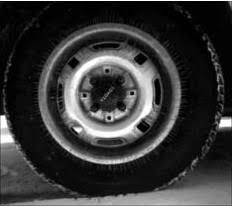
%> input picture Week_4/Uni/Asset/tire.jpg, 232 x 206 px
$ octave EnhanceImg.m   (GNU Octave 9; MATLAB toolbox functions it lacks are replaced by stand-ins)
%> lines starting %> are read from the running program, lines starting %| are printed output that depends on the picture
%% About the image enhancement

% To enhance image we learned about
% 1. imadjust
% 2. histeq
% 3. adapthisteq

% histeq:   performs histogram equalisation. It enhances the contrast of images by transforming the values in an intensity
            % image so that the histogram of the output image approximately matches a specified histogram (uniform distribution by default).

% adapthisteq:  performs contrast-limited adaptive histogram equalisation. Unlike histeq, it operates on small data regions (tiles) rather
                % than the entire image. Each tile's contrast is enhanced so that the histogram of each output region approximately matches the specified
                % histogram (uniform distribution by default). The contrast enhancement can be limited in order to avoid amplifying the noise which might
                % be present in the image.

%% Prijecr path
PATH = "E:\Matlab\Week_4\Uni\3_Image_Enhancement";
cd(PATH)

%% Rwad image
t = imread("E:\Matlab\Week_4\Uni\Asset\tire.jpg");
%> t is the input picture: size 206x232x3 uint8; min 0, max 255, mean 54.7
tire = rgb2gray(t);

figure;
imshow(tire);
title("Grayscale image")

tire_imadjust = imadjust(tire);
tire_histeq = histeq(tire);
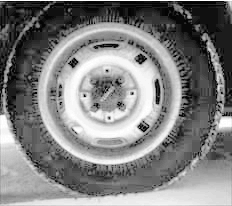
%> tire_histeq: size 206x232 uint8; min 4, max 255, mean 127.3
tire_adapthisteq = adapthisteq(tire);
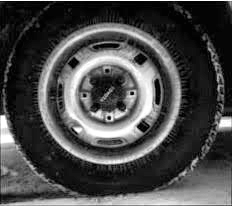
%> tire_adapthisteq: size 206x232 uint8; min 0, max 255, mean 73.5


figure;
imshow(tire_imadjust);
title("Enhanced image using imadjust");

figure;
imshow(tire_histeq);
title("Enhanced image using histeq");

figure;
imshow(tire_adapthisteq);
title("Enhanced image using adapthisteq");

figure;
montage({tire,tire_imadjust,tire_histeq,tire_adapthisteq},'Size',[1 4])
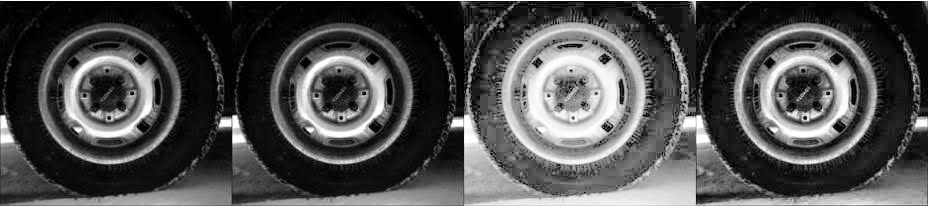
%> displayed picture: size 206x928, on the screen's scale of 0 to 255; min 0, max 255, mean 77.7
title("Original Image and Enhanced Images using imadjust, histeq, and adapthisteq")

$ run again, with Week_4/Uni/Asset/cardark.jpg copied over Week_4/Uni/Asset/tire.jpg
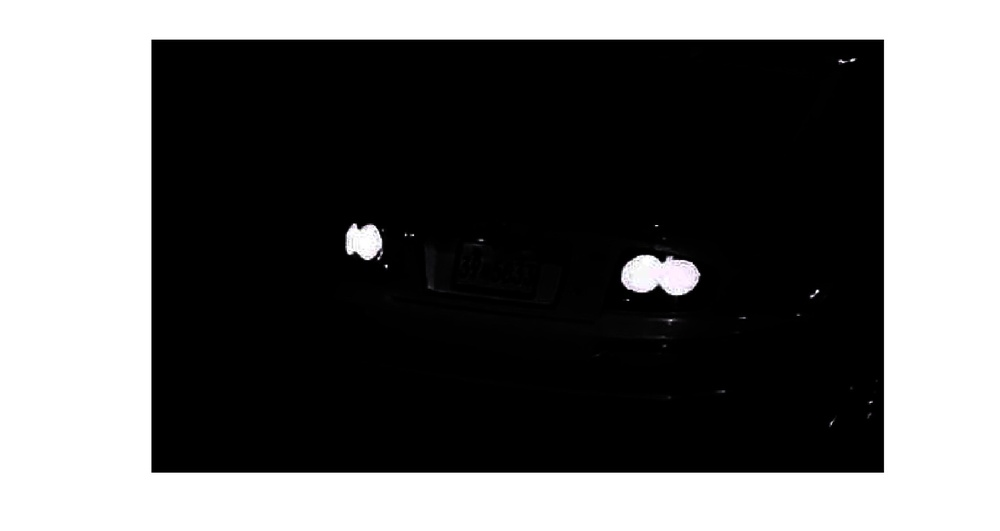
%> input picture Week_4/Uni/Asset/cardark.jpg, 1000 x 531 px, shrunk from 1920 x 1019 before the run
%> t is the input picture: size 531x1000x3 uint8; mean R, G, B 104.4, 104.4, 104.5
%> `tire_histeq = histeq(tire);`:
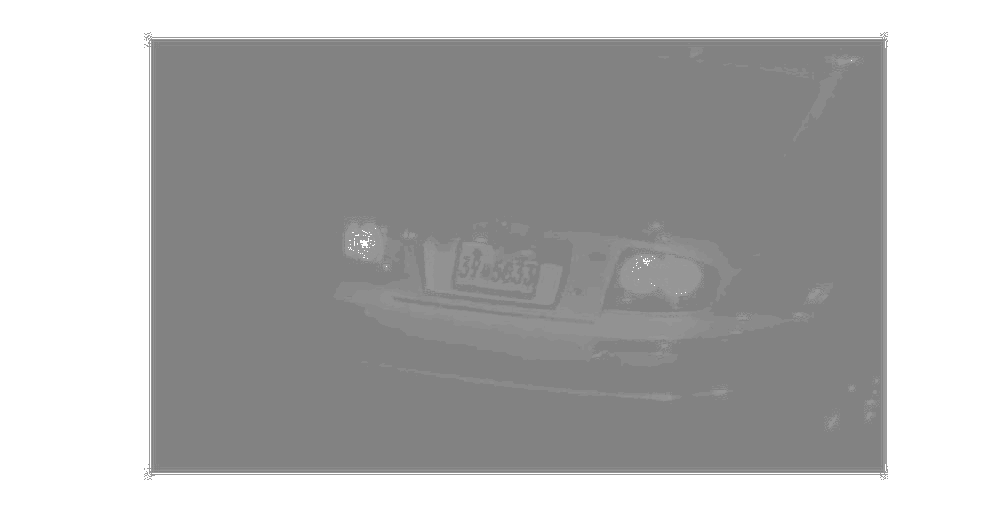
%> tire_histeq: size 531x1000 uint8; min 130, max 255, mean 180.6
%> `montage({tire,tire_imadjust,tire_histeq,tire_adapthisteq},'Size',[1 4])`:
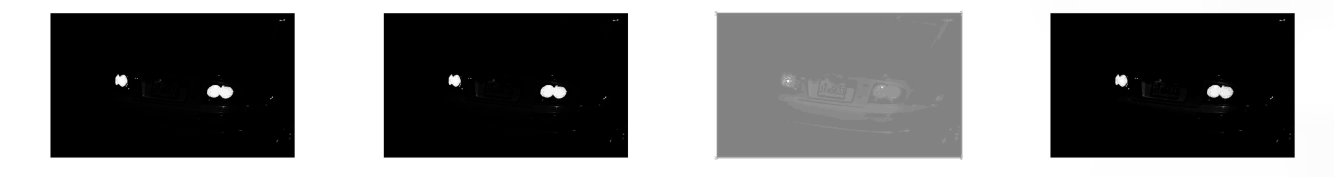
%> displayed picture: size 531x4000, on the screen's scale of 0 to 255 (shown at 1/3 size); min 0, max 255, mean 123.4

$ run again, with Week_4/Uni/Asset/test.jpg copied over Week_4/Uni/Asset/tire.jpg
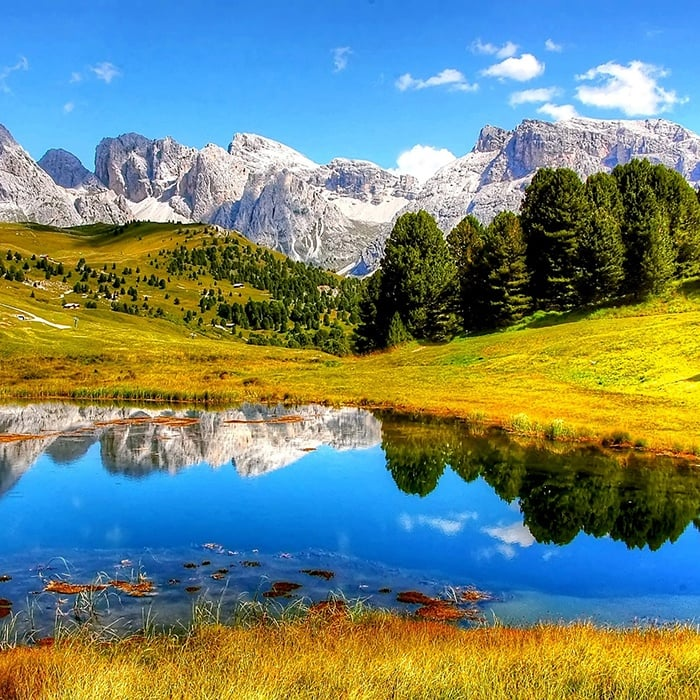
%> input picture Week_4/Uni/Asset/test.jpg, 700 x 700 px
%> t is the input picture: size 700x700x3 uint8; mean R, G, B 113.5, 134.9, 122.5
%> `tire_adapthisteq = adapthisteq(tire);`:
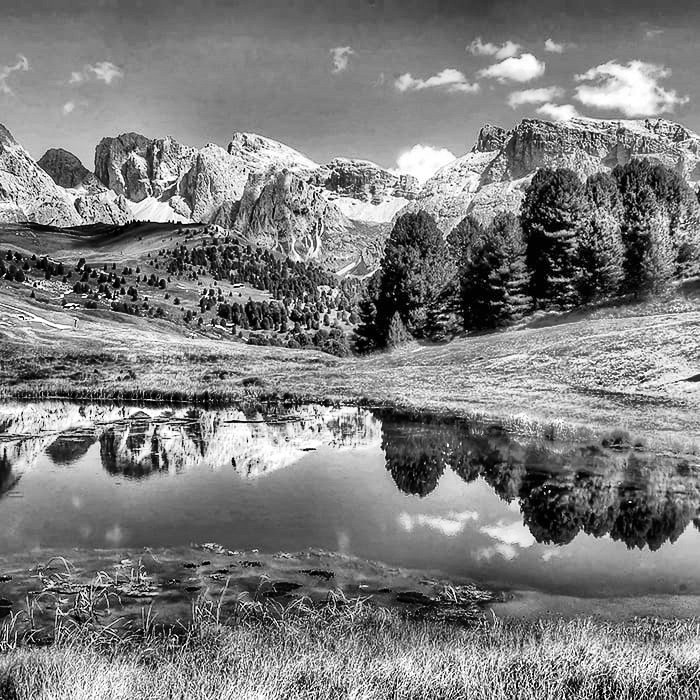
%> tire_adapthisteq: size 700x700 uint8; min 0, max 255, mean 126.6
%> `montage({tire,tire_imadjust,tire_histeq,tire_adapthisteq},'Size',[1 4])`:
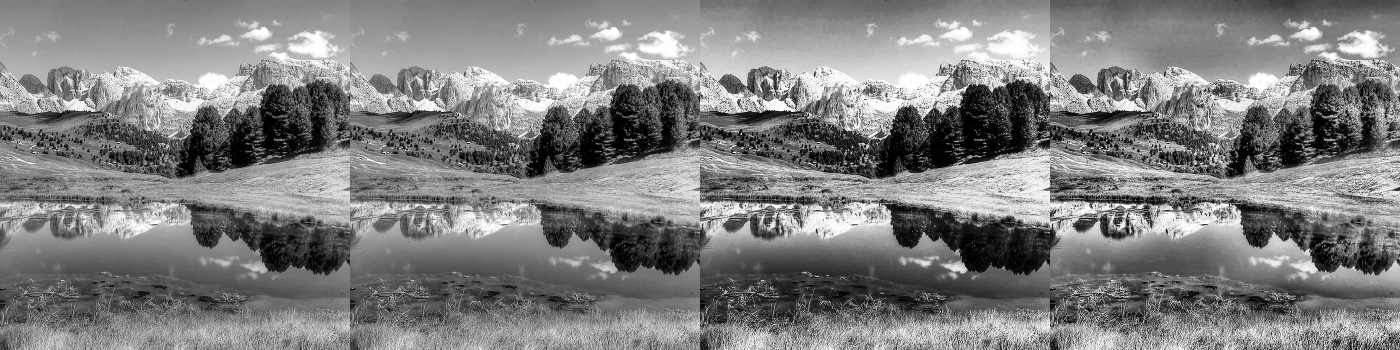
%> displayed picture: size 700x2800, on the screen's scale of 0 to 255 (shown at 1/2 size); min 0, max 255, mean 127.1
